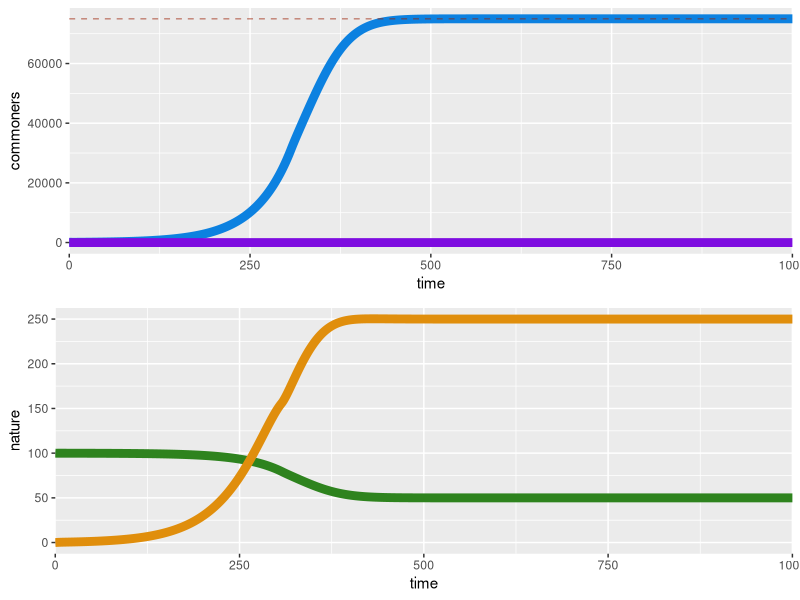

Write the R code that produced this figure.
# based on Human And Nature DYnamics (HANDY) model by:
# Motesharrei et al (2012) A Minimal Model for Human and Nature Interaction
# https://www.sciencedirect.com/science/article/pii/S0921800914000615
#
# code made by WRF 2024-09-01

library(ggplot2)
library(gridExtra)

# min and max death factors
alpha_min = 0.01
alpha_max = 0.07

# birth rates for commoners and elites
BETA_Comm = 0.03
BETA_Elite = 0.03

# nature regeneration factor
GAMMA_REGROW = 0.01

# multiplier of consumption between commoners and elites
K_SALARY = 1

# max capacity of Nature
lambda_MAX_FOREST = 100

SUBSIST = 0.0005
rho_MIN_CONSUM = 0.005
X_Comm_start = 100
X_Elite_start = 0
y_start = lambda_MAX_FOREST
w_start = 0
BASE_DEPLETION = 6.67e-6
depletion = BASE_DEPLETION*1

max_time = 1000

### TRACKERS AND STARTING CONDITIONS
X_Comm_t = c(X_Comm_start)
X_Elite_t = c(X_Elite_start)
y_t = c(y_start)
w_t = c(w_start)
t = c(0)

#In order for population to reach an equilibrium, we must have αm ≤ βE ≤ βC ≤ αM
eta_value = (alpha_max - BETA_Comm) / (alpha_max - alpha_min)
max_capacity = GAMMA_REGROW / (eta_value * SUBSIST) * (lambda_MAX_FOREST / 2)^2

### MODEL LOOP
for (i in 1:max_time){
  # calculate some dependent values
  w_thres = rho_MIN_CONSUM * X_Comm_t[i]  +  K_SALARY * rho_MIN_CONSUM * X_Elite_t[i]

  cons_Comm = min(1, (w_t[i]/w_thres) ) * SUBSIST * X_Comm_t[i]
  cons_Comm
  cons_Elite = min(1, (w_t[i]/w_thres) ) * SUBSIST * X_Elite_t[i] * K_SALARY
  cons_Elite
  alpha_Comm = alpha_min + max(0, 1-(cons_Comm/(SUBSIST * X_Comm_t[i]))) * (alpha_max-alpha_min)

  starv_Elite = cons_Elite/(SUBSIST * X_Elite_t[i]) # set to 0 if Na, from divide by 0
  alpha_Elite = alpha_min + max(0, 1-(ifelse(is.na(starv_Elite),0,starv_Elite))) * (alpha_max-alpha_min)
  alpha_Comm
  alpha_Elite
  
  # iterate 4 major equations in model
  X_Comm_new = X_Comm_t[i]  +  X_Comm_t[i] * BETA_Comm  -  
               X_Comm_t[i] * alpha_Comm
  X_Comm_new
  X_Elite_new = X_Elite_t[i]  +  X_Elite_t[i] * BETA_Elite  -  
                X_Elite_t[i] * ifelse(is.na(alpha_Elite),0,alpha_Elite)
  X_Elite_new
  y_new = y_t[i]  +  GAMMA_REGROW * y_t[i] * (lambda_MAX_FOREST-y_t[i])  -  
          depletion * X_Comm_t[i] * y_t[i]
  y_new
  w_new = w_t[i]  +  depletion*X_Comm_t[i]*y_t[i] - cons_Comm - cons_Elite
  w_new

  # track new values
  t = c(t, i)
  X_Comm_t = c(X_Comm_t, X_Comm_new)
  X_Elite_t = c(X_Elite_t, X_Elite_new)
  y_t = c(y_t, y_new)
  w_t = c(w_t, w_new)
}


# make plot
# plot(t, X_Comm_t, 
#      type='l', lwd=5, col="#0c81e0ff")
# lines(t, X_Elite_t, lwd=5, col="#7e0ce0ff")
# lines(t, y_t*500, lwd=5, col="#2e831eff")
# lines(t, w_t*200, lwd=5, col="#e08e0cff")


pop_counts = data.frame(time=t, commoners=X_Comm_t, elites=X_Elite_t, nature=y_t, wealth=w_t)
g1 = ggplot(pop_counts, aes(x=time, y=commoners)) +
  scale_x_continuous(expand=c(0,0)) +
  geom_line(linewidth = 3, colour="#0c81e0ff") + 
  geom_line(aes(y=elites), linewidth = 3, colour="#7e0ce0ff") +
  geom_hline(yintercept = max_capacity, color="#991d00", size=0.5, alpha=0.5, linetype="dashed")
g2 = ggplot(pop_counts, aes(x=time, y=nature)) +
  scale_x_continuous(expand=c(0,0)) +
  geom_line(linewidth = 3, colour="#2e831eff") + 
  geom_line(aes(y=wealth), linewidth = 3, colour="#e08e0cff")
grid.arrange(g1, g2, ncol=1)
